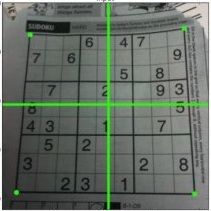
#> input picture src/opencv/scripts/1.jpg, 211 x 211 px
$ python a.py   (Python 2 division)
#> lines starting #> are read from the running program, lines starting #| are printed output that depends on the picture; long printed decimals are rounded
#!/usr/bin/python

# -*- coding:utf-8 -*-
import cv2
import numpy as np


def rad(x):
  return x * np.pi / 180


print "okok"
img = cv2.imread("1.jpg")
#> img is the input picture: shape (211, 211, 3); mean B, G, R 100.7, 110.2, 101.2
cv2.imshow("original", img)
#cv2.waitKey()


# 扩展图像，保证内容不超出可视范围
img = cv2.copyMakeBorder(img, 200, 200, 200, 200, cv2.BORDER_CONSTANT, 0)
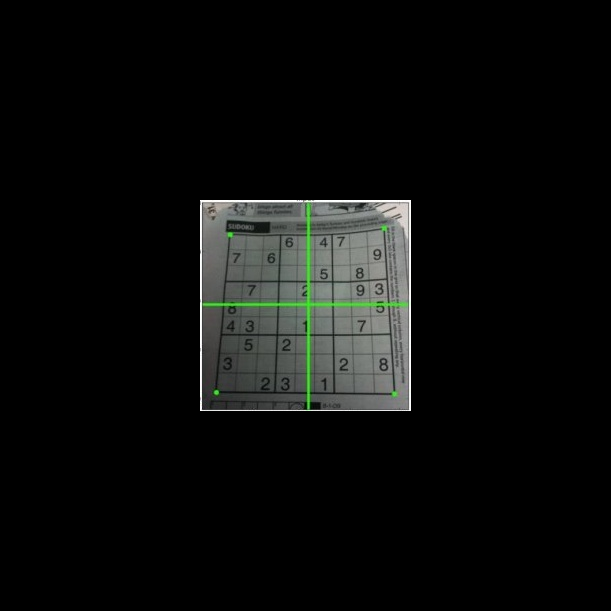
#> img: shape (611, 611, 3); mean B, G, R 12, 13.1, 12.1
w, h = img.shape[0:2]
#> w = 611; h = 611

anglex = 0
angley = 30
anglez = 0 #是旋转
fov = 42
while 1:
  # 镜头与图像间的距离，21为半可视角，算z的距离是为了保证在此可视角度下恰好显示整幅图像
  z = np.sqrt(w ** 2 + h ** 2) / 2 / np.tan(rad(fov / 2))
#> z = 1125.5
  # 齐次变换矩阵
  rx = np.array([[1, 0, 0, 0],
          [0, np.cos(rad(anglex)), -np.sin(rad(anglex)), 0],
          [0, -np.sin(rad(anglex)), np.cos(rad(anglex)), 0, ],
          [0, 0, 0, 1]], np.float32)

  ry = np.array([[np.cos(rad(angley)), 0, np.sin(rad(angley)), 0],
          [0, 1, 0, 0],
          [-np.sin(rad(angley)), 0, np.cos(rad(angley)), 0, ],
          [0, 0, 0, 1]], np.float32)

  rz = np.array([[np.cos(rad(anglez)), np.sin(rad(anglez)), 0, 0],
          [-np.sin(rad(anglez)), np.cos(rad(anglez)), 0, 0],
          [0, 0, 1, 0],
          [0, 0, 0, 1]], np.float32)

  r = rx.dot(ry).dot(rz)

  # 四对点的生成
  pcenter = np.array([h / 2, w / 2, 0, 0], np.float32)
#> pcenter = [305, 305, 0, 0]

  p1 = np.array([0, 0, 0, 0], np.float32) - pcenter
#> p1 = [-305, -305, 0, 0]
  p2 = np.array([w, 0, 0, 0], np.float32) - pcenter
#> p2 = [306, -305, 0, 0]
  p3 = np.array([0, h, 0, 0], np.float32) - pcenter
  p4 = np.array([w, h, 0, 0], np.float32) - pcenter

  dst1 = r.dot(p1)
  dst2 = r.dot(p2)
  dst3 = r.dot(p3)
  dst4 = r.dot(p4)

  list_dst = [dst1, dst2, dst3, dst4]

  org = np.array([[0, 0],
          [w, 0],
          [0, h],
          [w, h]], np.float32)

  dst = np.zeros((4, 2), np.float32)

  # 投影至成像平面
  for i in range(4):
    dst[i, 0] = list_dst[i][0] * z / (z - list_dst[i][2]) + pcenter[0]
    dst[i, 1] = list_dst[i][1] * z / (z - list_dst[i][2]) + pcenter[1]

  warpR = cv2.getPerspectiveTransform(org, dst)

  result = cv2.warpPerspective(img, warpR, (h, w))
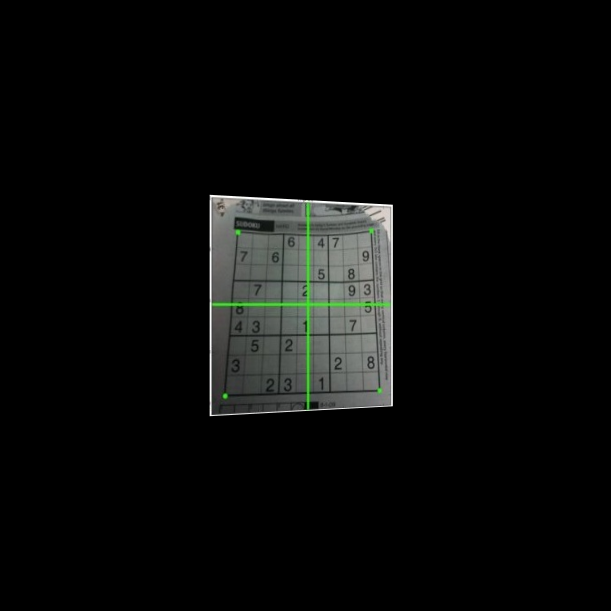
#> result: shape (611, 611, 3); mean B, G, R 10.3, 11.3, 10.4
  cv2.imshow("result", result)
  c = cv2.waitKey(30)
#> (key q is pressed here)

  # anglex += 3      #auto rotate
  # anglez += 1       #auto rotate
  # angley += 2      #auto rotate

  # 键盘控制
  if 27 == c: # Esc quit
    break;
  if c == ord('w'):
    anglex += 10
  if c == ord('s'):
    anglex -= 10
  if c == ord('a'):
    angley += 1
    # dx=0
  if c == ord('d'):
    angley -= 1
  if c == ord('u'):
    anglez += 1
  if c == ord('p'):
    anglez -= 1
  if c == ord('t'):
    fov += 1
  if c == ord('r'):
    fov -= 1
  if c == ord(' '):
    anglex = angley = anglez = 0
  if c == ord('q'):
    print("======================================")
    print('旋转矩阵：\n', r)
    print("angle alpha: ", anglex, 'angle beta: ', angley, "dz: ", anglez, ": ", z)
#| angle alpha:  0 angle beta:  30 dz:  0 :  1125.509

cv2.destroyAllWindows()

$ run again, with src/opencv/scripts/3.png saved as src/opencv/scripts/1.jpg
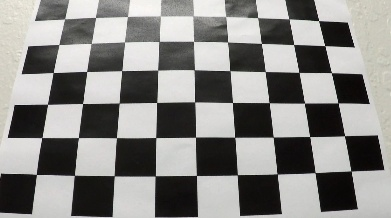
#> input picture src/opencv/scripts/3.png, 391 x 218 px
#> img is the input picture: shape (218, 391, 3); mean B, G, R 133.1, 135.7, 136.5
#> `img = cv2.copyMakeBorder(img, 200, 200, 200, 200, cv2.BORDER_CONSTANT,..`:
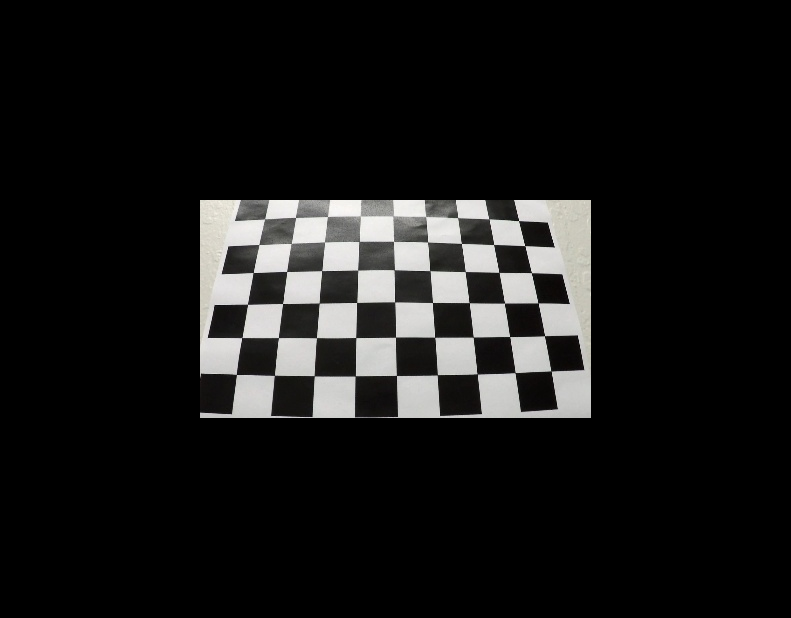
#> img: shape (618, 791, 3); mean B, G, R 23.2, 23.7, 23.8
#> `result = cv2.warpPerspective(img, warpR, (h, w))`:
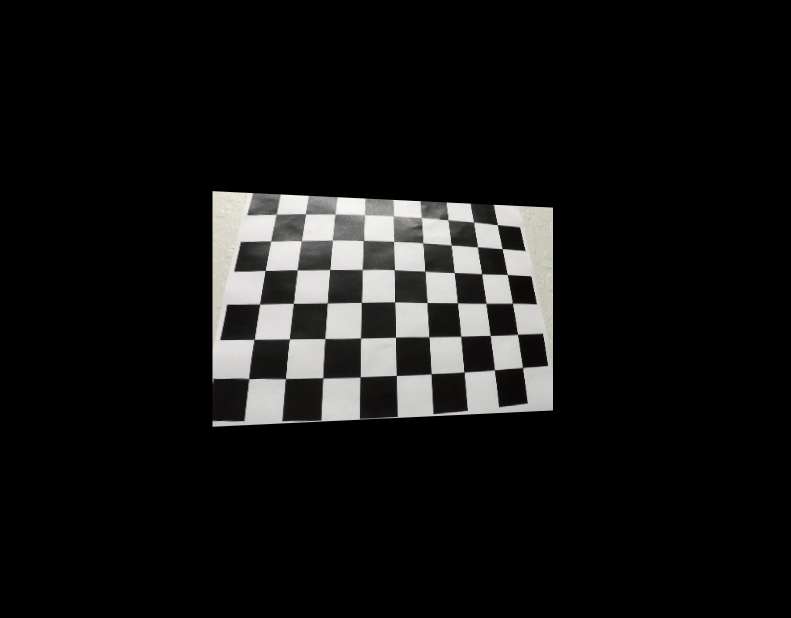
#> result: shape (618, 791, 3); mean B, G, R 20.4, 20.8, 20.9
#| angle alpha:  0 angle beta:  30 dz:  0 :  1307.488

$ run again, with src/opencv/scripts/4.png saved as src/opencv/scripts/1.jpg
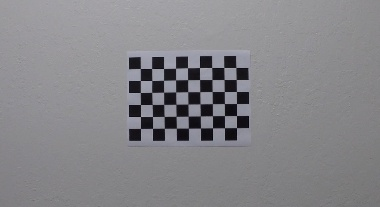
#> input picture src/opencv/scripts/4.png, 380 x 207 px
#> img is the input picture: shape (207, 380, 3); mean B, G, R 137.3, 133.6, 134.1
#> `img = cv2.copyMakeBorder(img, 200, 200, 200, 200, cv2.BORDER_CONSTANT,..`:
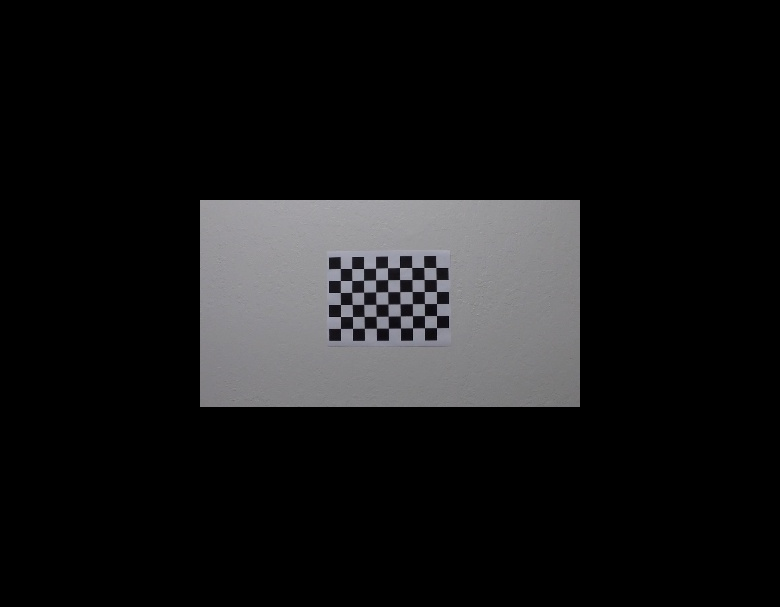
#> img: shape (607, 780, 3); mean B, G, R 22.8, 22.2, 22.3
#> `result = cv2.warpPerspective(img, warpR, (h, w))`:
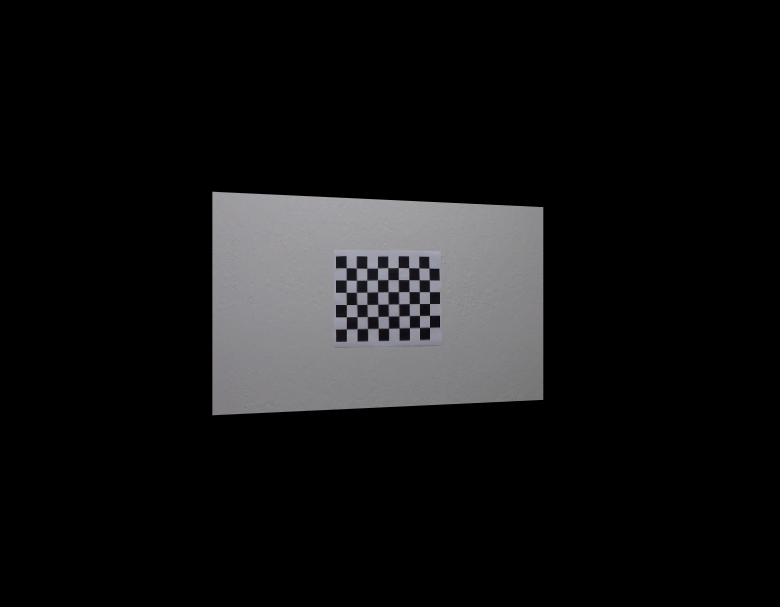
#> result: shape (607, 780, 3); mean B, G, R 20.1, 19.5, 19.6
#| angle alpha:  0 angle beta:  30 dz:  0 :  1287.379
